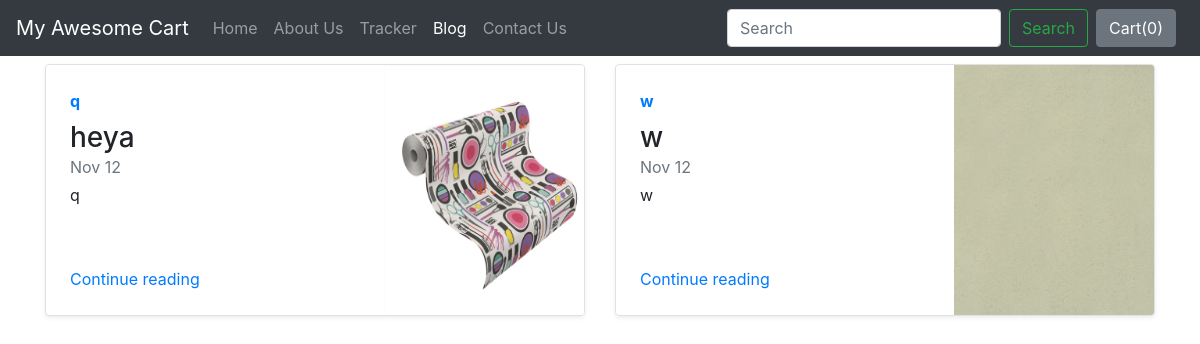
Screenshot of /blog/ with the database file from the repository.
### blog/models.py (models this page shows)
class Blogpost(models.Model):
    post_id = models.AutoField(primary_key=True)
    title = models.CharField(max_length=50)
    head0 = models.CharField(max_length=500, default="")
    chead0 = models.CharField(max_length=5000, default="")
    head1 = models.CharField(max_length=500, default="")
    chead1 = models.CharField(max_length=5000, default="")
    head2 = models.CharField(max_length=500, default="")
    chead2 = models.CharField(max_length=5000, default="")
    pub_date = models.DateField()
    thumbnail = models.ImageField(upload_to='shop/images', default="")
    def __str__(self):
        return self.title

### blog/views.py (the view)
# urls.py: path("", views.index, name="blogHome"),
def index(request):
    myposts = Blogpost.objects.all()
    print(myposts)
    return render(request, 'blog/index.html', { 'myposts' : myposts})

### blog/templates/blog/index.html
{% extends 'blog/basic.html' %}
{% block body %}
<div class="container">
<div class="row my-2">
    {% for item in myposts %}
        <div class="col-md-6">
            <div
                class="row no-gutters border rounded overflow-hidden flex-md-row mb-4 shadow-sm h-md-250 position-relative">
                <div class="col p-4 d-flex flex-column position-static">
                    <strong class="d-inline-block mb-2 text-primary">{{item.head0}}</strong>
                    <h3 class="mb-0">{{item.title}}</h3>
                    <div class="mb-1 text-muted">Nov 12</div>
                    <p class="card-text mb-auto">{{item.head1}}</p>
                    <a href="blogpost/{{item.post_id}}" class="stretched-link">Continue reading</a>
                </div>
                <div class="col-auto d-none d-lg-block">
                    <img src="/media/{{item.thumbnail}}" class="bd-placeholder-img" width="200" height="250"
                        aria-label="Placeholder: Thumbnail"/>
                </div>
            </div>
        </div>
{% if forloop.counter|divisibleby:2 %}
    </div><div class="row my-2">
    {% endif %}
    {% endfor %}
</div>
{% endblock %}

### rows the page displays
Blogpost: head0 "q", title "heya", head1 "q", thumbnail (picture)
Blogpost: head0 "w", title "w", head1 "w", thumbnail (picture)
